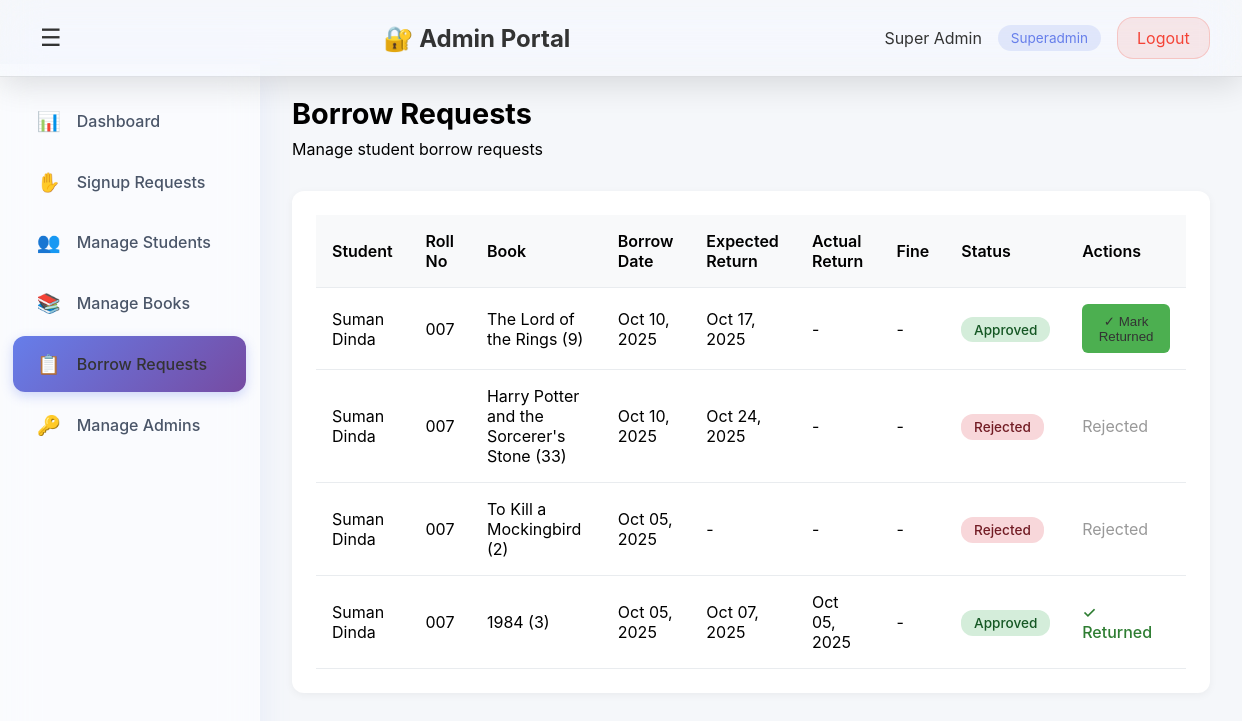
Screenshot of /admin-portal/borrow-requests/ (signed in) with the database file from the repository.
### lms_app/models.py (models this page shows, shortened)
class Admin(models.Model):
    email = models.EmailField(unique=True)
    name = models.CharField(max_length=100)
    department = models.CharField(max_length=100, blank=True, null=True)
    designation = models.CharField(max_length=100, blank=True, null=True)
    password = models.CharField(max_length=255)
    role = models.CharField(max_length=20, choices=ROLE_CHOICES, default='officer')
    is_active = models.BooleanField(default=True)
    created_at = models.DateTimeField(auto_now_add=True)

class Borrow(models.Model):
    student = models.ForeignKey(Student, on_delete=models.CASCADE)
    user = models.ForeignKey(User, on_delete=models.CASCADE, null=True, blank=True)
    book = models.ForeignKey(Book, on_delete=models.CASCADE)
    borrow_date = models.DateField(auto_now_add=True)
    expected_return_date = models.DateField(null=True, blank=True)
    return_date = models.DateField(null=True, blank=True)
    status = models.CharField(max_length=10, choices=STATUS_CHOICES, default='pending')
    is_approved = models.BooleanField(default=False)
    is_returned = models.BooleanField(default=False)
    message = models.CharField(max_length=255, blank=True)
    fine_amount = models.DecimalField(max_digits=10, decimal_places=2, default=0.00)
    reject_reason = models.TextField(blank=True, null=True, help_text='Reason for rejection')

class Student(models.Model):
    user = models.OneToOneField(User, on_delete=models.CASCADE)
    roll_no = models.CharField(max_length=20, unique=True)
    branch = models.CharField(max_length=50)
    name = models.CharField(max_length=100, blank=True, null=True)
    phone_number = models.CharField(max_length=15, blank=True, null=True)
    status = models.CharField(max_length=20, choices=STUDENT_STATUS_CHOICES, default='pending')
    status_reason = models.TextField(blank=True, null=True, help_text='Reason for rejection or disabling')

class Book(models.Model):
    title = models.CharField(max_length=200)
    author = models.CharField(max_length=200)
    isbn = models.CharField(max_length=13, unique=True)
    quantity = models.IntegerField(default=1)
    category = models.CharField(max_length=100, default='dummy')
    department = models.CharField(max_length=100, default='dummy')
    language = models.CharField(max_length=50, default='English')
    fine_rate = models.DecimalField(max_digits=10, decimal_places=2, default=5.00, help_text='Fine per day in rupees (₹)')

### lms_app/views.py (the view)
# urls.py: path('admin-portal/borrow-requests/', views.admin_borrow_requests_view, name='admin_borrow_requests'),
@admin_login_required
def admin_borrow_requests_view(request):
    borrows = Borrow.objects.all().select_related('student', 'student__user', 'book').order_by('-borrow_date')
    context = {
        'admin': request.admin,
        'borrows': borrows,
    }
    return render(request, 'admin_borrow_requests.html', context)

### lms_app/views.py (called while the page is built)
def admin_login_required(view_func):
    @wraps(view_func)
    def wrapper(request, *args, **kwargs):
        admin_id = request.session.get('admin_id')
        if not admin_id:
            messages.error(request, 'Please login to access this page.')
            return redirect('admin_login')
        try:
            admin = Admin.objects.get(id=admin_id, is_active=True)
            request.admin = admin
        except Admin.DoesNotExist:
            del request.session['admin_id']
            messages.error(request, 'Session expired. Please login again.')
            return redirect('admin_login')
        return view_func(request, *args, **kwargs)
    return wrapper

### lms_app/templates/admin_borrow_requests.html (shortened to what this page needs)
<!DOCTYPE html>
<html lang="en">
<head>
</head>
<body>
    <nav class="navbar">
        <button class="sidebar-toggle" id="sidebarToggle" onclick="toggleSidebar()">☰</button>
        <h1>🔐 Admin Portal</h1>
        <div class="user-info">
            <span>{{ admin.name }}</span>
            <span class="role-badge">{{ admin.get_role_display }}</span>
            <a href="{% url 'admin_logout' %}" class="logout-btn">Logout</a>
        </div>
    </nav>
    <div class="container">
        <aside class="sidebar">
            <ul class="sidebar-menu">
                <li><a href="{% url 'admin_dashboard' %}"><span class="icon">📊</span><span class="label">Dashboard</span></a></li>
                <li><a href="{% url 'admin_signup_requests' %}"><span class="icon">✋</span><span class="label">Signup Requests</span></a></li>
                <li><a href="{% url 'admin_manage_students' %}"><span class="icon">👥</span><span class="label">Manage Students</span></a></li>
                <li><a href="{% url 'admin_manage_books' %}"><span class="icon">📚</span><span class="label">Manage Books</span></a></li>
                <li><a href="{% url 'admin_borrow_requests' %}" class="active"><span class="icon">📋</span><span class="label">Borrow Requests</span></a></li>
                {% if admin.role == 'superadmin' %}
                <li><a href="{% url 'admin_manage_admins' %}"><span class="icon">🔑</span><span class="label">Manage Admins</span></a></li>
                {% endif %}
            </ul>
        </aside>
        <main class="main-content">
            <div class="page-header">
                <h2>Borrow Requests</h2>
                <p>Manage student borrow requests</p>
            </div>
            <div class="card">
                <table class="table">
                    <thead>
                        <tr>
                            <th>Student</th>
                            <th>Roll No</th>
                            <th>Book</th>
                            <th>Borrow Date</th>
                            <th>Expected Return</th>
                            <th>Actual Return</th>
                            <th>Fine</th>
                            <th>Status</th>
                            <th>Actions</th>
                        </tr>
                    </thead>
                    <tbody>
                        {% for borrow in borrows %}
                        <tr>
                            <td>{{ borrow.student.name|default:borrow.student.roll_no }}</td>
                            <td>{{ borrow.student.roll_no }}</td>
                            <td>{{ borrow.book.title }}</td>
                            <td>{{ borrow.borrow_date|date:"M d, Y" }}</td>
                            <td>{{ borrow.expected_return_date|date:"M d, Y"|default:"-" }}</td>
                            <td>{{ borrow.return_date|date:"M d, Y"|default:"-" }}</td>
                            <td>
                                {% if borrow.fine_amount and borrow.fine_amount > 0 %}
                                <span style="color: #d32f2f; font-weight: 600;">₹{{ borrow.fine_amount }}</span>
                                {% else %}
                                -
                                {% endif %}
                            </td>
                            <td><span class="badge badge-{{ borrow.status }}">{{ borrow.get_status_display }}</span></td>
                            <td>
                                {% if borrow.status == 'pending' %}
                                <form method="post" action="{% url 'admin_approve_borrow' borrow.id %}" style="display: inline;">
                                    {% csrf_token %}
                                    <button class="btn-success">Approve</button>
                                </form>
                                <button class="btn-danger"
                                        data-borrow-id="{{ borrow.id }}"
                                        data-book-title="{{ borrow.book.title }}"
                                        data-student-roll="{{ borrow.student.roll_no }}"
                                        onclick="openRejectModal(this)">Reject</button>
                                {% elif borrow.status == 'approved' and not borrow.is_returned %}
                                <form method="post" action="{% url 'admin_return_book' borrow.id %}" style="display: inline;">
                                    <button class="btn-success">✓ Mark Returned</button>
                                </form>
                                {% elif borrow.is_returned %}
                                <span style="color: #2e7d32; font-weight: 500;">✓ Returned</span>
                                {% else %}
                                <span style="color: #999;">{{ borrow.get_status_display }}</span>
                                {% endif %}
                            </td>
                        </tr>
                        {% empty %}
                        <tr>
                            <td colspan="9" style="text-align: center; color: #999;">No borrow requests found</td>
                        </tr>
                        {% endfor %}
                    </tbody>
                </table>
            </div>
        </main>
    </div>
</body>
</html>

### lms_app/templates/admin_borrow_requests.html (style rules this page uses)
* { margin: 0; padding: 0; box-sizing: border-box; }
body { font-family: -apple-system, BlinkMacSystemFont, 'Segoe UI', Roboto, sans-serif; background: #f5f7fa; }
.navbar { background: rgba(255, 255, 255, 0.1); backdrop-filter: blur(20px) saturate(180%); -webkit-backdrop-filter: blur(20px) saturate(180%); border-bottom: 1px solid rgba(0, 0, 0, 0.1); color: #333; padding: 1rem 2rem; box-shadow: 0 8px 32px rgba(0, 0, 0, 0.12); position: fixed; top: 0; left: 0; right: 0; z-index: 100; display: flex; justify-content: space-between; align-items: center; }
.navbar h1 { font-size: 1.5rem; }
.sidebar-toggle { background: none; border: none; color: #333; font-size: 1.5rem; cursor: pointer; padding: 0.5rem; display: flex; align-items: center; transition: transform 0.3s ease; }
.user-info { display: flex; align-items: center; gap: 1rem; }
.role-badge { background: rgba(102, 126, 234, 0.15); color: #667eea; padding: 0.3rem 0.8rem; border-radius: 20px; font-size: 0.85rem; }
.logout-btn { background: rgba(244, 67, 54, 0.1); color: #f44336; border: 1px solid rgba(244, 67, 54, 0.2); padding: 0.6rem 1.2rem; border-radius: 16px; cursor: pointer; text-decoration: none; display: inline-block; transition: all 0.3s cubic-bezier(0.4, 0, 0.2, 1); }
.container { display: flex; margin-top: 64px; min-height: calc(100vh - 64px); }
.sidebar { width: 260px; background: rgba(255, 255, 255, 0.5); backdrop-filter: blur(20px) saturate(180%); -webkit-backdrop-filter: blur(20px) saturate(180%); box-shadow: 0 8px 32px rgba(102, 126, 234, 0.1); position: fixed; height: calc(100vh - 64px); overflow-y: auto; transition: all 0.4s cubic-bezier(0.4, 0, 0.2, 1); border-right: 1px solid rgba(255, 255, 255, 0.3); }
.sidebar-menu { list-style: none; padding: 1.5rem 0; }
.sidebar-menu li { margin: 0.3rem 0; }
.sidebar-menu a { display: flex; align-items: center; gap: 1rem; padding: 1rem 1.5rem; margin: 0 0.8rem; color: #4a5568; text-decoration: none; transition: all 0.3s cubic-bezier(0.4, 0, 0.2, 1); border-radius: 12px; font-weight: 500; position: relative; white-space: nowrap; }
.sidebar-menu a::before { content: ''; position: absolute; left: 0; top: 50%; transform: translateY(-50%); width: 4px; height: 0; background: #667eea; border-radius: 0 4px 4px 0; transition: height 0.3s cubic-bezier(0.4, 0, 0.2, 1); }
.sidebar-menu a.active { background: linear-gradient(135deg, #667eea 0%, #764ba2 100%); color: #333; box-shadow: 0 4px 12px rgba(102, 126, 234, 0.3); }
.sidebar-menu a.active::before { height: 0; }
.icon { font-size: 1.2rem; min-width: 1.2rem; display: inline-flex; justify-content: center; }
.main-content { margin-left: 260px; flex: 1; padding: 2rem; transition: margin-left 0.4s cubic-bezier(0.4, 0, 0.2, 1); }
.page-header { margin-bottom: 2rem; }
.page-header h2 { font-size: 1.8rem; margin-bottom: 0.5rem; }
.btn-success { background: #4caf50; color: #333; border: none; padding: 0.6rem 1rem; border-radius: 6px; cursor: pointer; }
.card { background: white; padding: 1.5rem; border-radius: 12px; box-shadow: 0 2px 8px rgba(0, 0, 0, 0.05); }
.table { width: 100%; border-collapse: collapse; }
.table th, .table td { padding: 1rem; text-align: left; border-bottom: 1px solid #e9ecef; }
.table th { background: #f8f9fa; font-weight: 600; }
.badge { padding: 0.3rem 0.8rem; border-radius: 12px; font-size: 0.85rem; font-weight: 500; }
.badge-approved { background: #d4edda; color: #155724; }
.badge-rejected { background: #f8d7da; color: #721c24; }

### rows the page displays
Admin: name "Super Admin", role "Superadmin"
Borrow: student.name "Suman Dinda", student.roll_no "007", book "The Lord of the Rings (9)", borrow_date "Oct 10, 2025", expected_return_date "Oct 17, 2025", return_date "-", status "Approved", is_returned "✓ Mark Returned"
Borrow: student.name "Suman Dinda", student.roll_no "007", book "Harry Potter and the Sorcerer's Stone (33)", borrow_date "Oct 10, 2025", expected_return_date "Oct 24, 2025", return_date "-", status "Rejected"
Borrow: student.name "Suman Dinda", student.roll_no "007", book "To Kill a Mockingbird (2)", borrow_date "Oct 05, 2025", expected_return_date "-", return_date "-", status "Rejected"
Borrow: student.name "Suman Dinda", student.roll_no "007", book "1984 (3)", borrow_date "Oct 05, 2025", expected_return_date "Oct 07, 2025", return_date "Oct 05, 2025", status "Approved", is_returned "✓ Returned"
